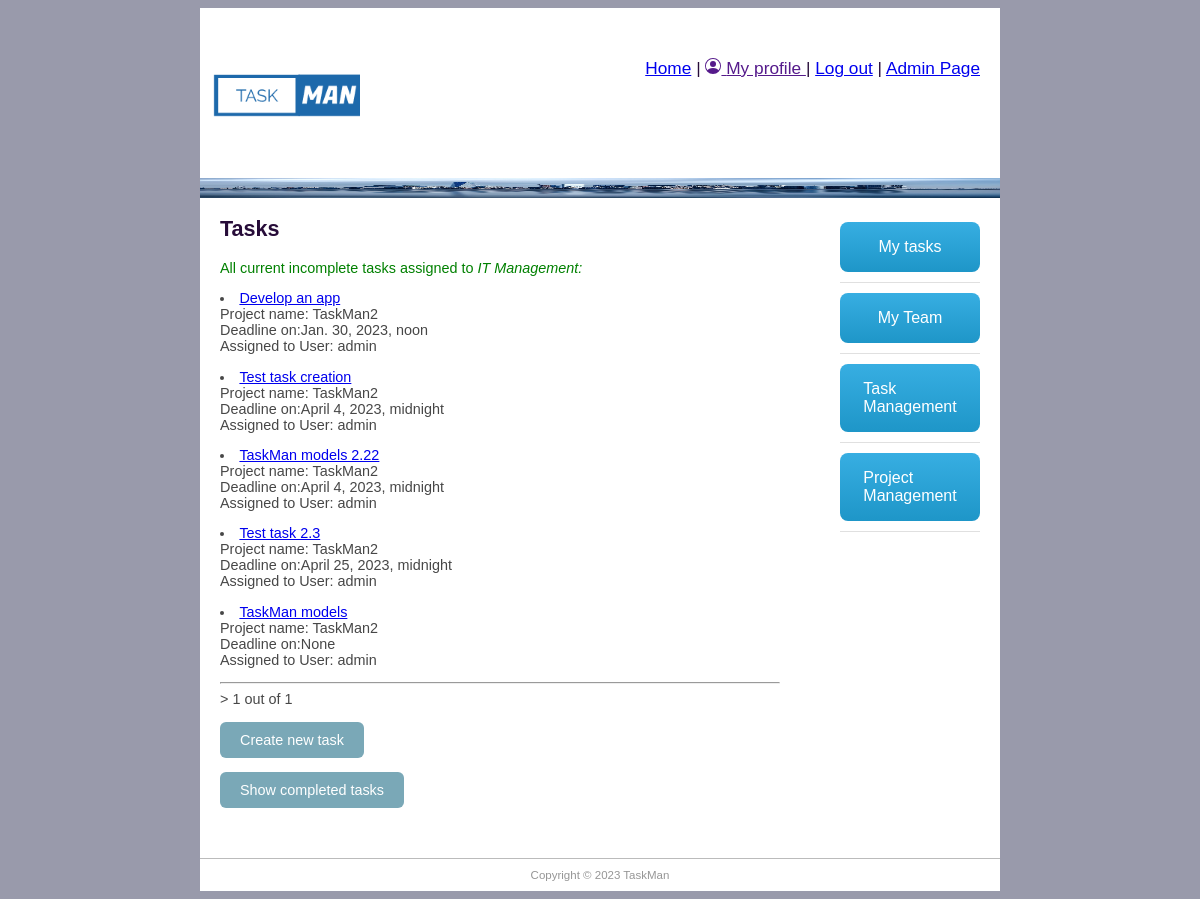
The app's page /taskman/alltasks/ (signed in), older data.
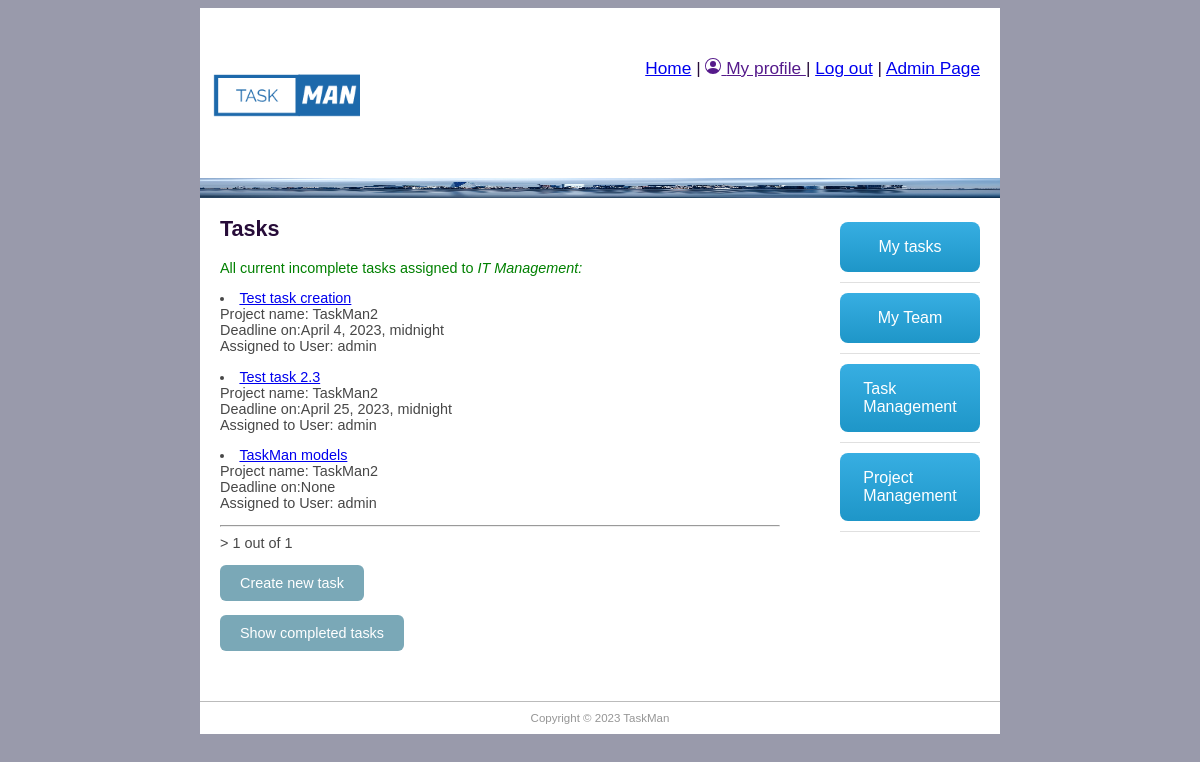
The same page, newer data.
### taskman/models.py (models this page shows, shortened)
class TaskInstance(models.Model):
    project_id = models.ForeignKey('Project', help_text='Assign to a task', on_delete=models.SET_NULL, null=True, blank=True)
    job_title = models.CharField('Task title', max_length=200, help_text='Enter Task role', null=True, blank=True)
    description = models.TextField('Description', max_length=2000, help_text='Enter task description', null=True, blank=True)
    enddate = models.DateTimeField('Requested finish date', null=True, blank=True)
    completed_on = models.BooleanField('Completed', default=False)
    assign_employees = models.ForeignKey(Employee, help_text='Select employees to task', on_delete=models.CASCADE)

class Project(models.Model):
    title = models.CharField('Project title', max_length=100, help_text='Enter project title')
    description = models.TextField('Description', max_length=2000, help_text='Enter project description')
    group_id = models.ForeignKey(Group, help_text='Assign to a team', blank=True, on_delete=models.SET_NULL, null=True)
    employee_req = models.IntegerField('Number of employees expected', default=0)
    enddate = models.DateTimeField('Requested finish date', null=True, blank=True)
    created_on = models.DateTimeField(editable=False, auto_now_add=True)
    updated_on = models.DateTimeField(editable=False, auto_now_add=True)
    completed_on = models.BooleanField('Completed', default=False)

class Employee(models.Model):
    user = models.OneToOneField(User, on_delete=models.CASCADE)
    group_id = models.ForeignKey(Group, help_text='Assign to a team', on_delete=models.SET_NULL, null=True, blank=True)
    photo = models.ImageField(default='default.png', upload_to='profile_pics')
    team_role = models.ForeignKey(TeamRole, help_text='Assign a position', on_delete=models.SET_NULL, null=True, blank=True)
    task_number = models.IntegerField('Number of tasks assigned', default=0, validators=[MaxValueValidator(10)])

### taskman/views.py (the view)
# urls.py: path('alltasks/', views.AllTaskListView.as_view(), name='all_tasks'),
class AllTaskListView(LoginRequiredMixin, generic.ListView):
    model = TaskInstance
    paginate_by = 5
    template_name = 'all_tasks.html'
    def get_context_data(self, **kwargs):
        context = super().get_context_data(**kwargs)
        current_employee = Employee.objects.get(user=self.request.user)
        context['current_employee'] = current_employee
        return context
    def get_queryset(self):
        current_employee = Employee.objects.get(user=self.request.user)
        task_list = TaskInstance.objects.filter(project_id__group_id__id=current_employee.group_id.id).filter \
            (project_id__completed_on=False).filter(completed_on=False)
        return task_list

### taskman/templates/all_tasks.html (shortened to what this page needs)
{% extends "base.html" %}
{% block content %}
<h1>Tasks</h1>
<p style="color:green">All current incomplete tasks assigned to <em>{{current_employee.group_id}}:</em> </p>
{% for tasks_obj in taskinstance_list %}
<li> <a href="{% url 'task-detail' tasks_obj.id %}">{{tasks_obj.job_title}}</a> <br>Project name: {{tasks_obj.project_id.title}}
    <br> Deadline on:{{tasks_obj.enddate}} <br>Assigned to User: {{tasks_obj.assign_employees.user.username}}</li>
{% endfor %}
<hr>
<div class="pagination"><span class="step-links">>
        <span class="current">
            {{ page_obj.number }} out of {{ page_obj.paginator.num_pages }}</span>
    </span></div>
<a class="button-cool" href="{% url 'task-new' %}">Create new task</a>
<a class="button-cool" href="{% url 'all_tasks_c' %}">Show completed tasks</a>
{% endblock %}

Row changes from the older to the newer data that the page shows:
no longer on this page (row edited): TaskInstance: job_title "Develop an app", project_id "TaskMan2", enddate "Jan. 30, 2023, noon", assign_employees.user.username "admin"
no longer on this page (row edited): TaskInstance: job_title "TaskMan models 2.22", project_id "TaskMan2", enddate "April 4, 2023, midnight", assign_employees.user.username "admin"
